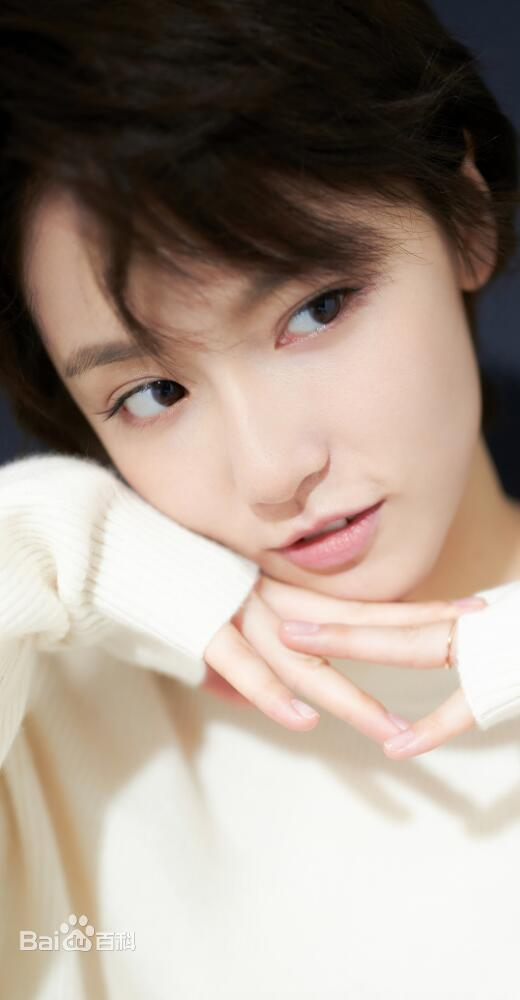
#> input picture resources/pic2.jpg, 520 x 1000 px, found by its file name
$ python 11Draw.py
#> lines starting #> are read from the running program, lines starting #| are printed output that depends on the picture
import cv2
import numpy as np

img = cv2.imread(r".\resources\pic2.jpg", cv2.IMREAD_UNCHANGED)
#> img is the input picture: shape (1000, 520, 3); mean B, G, R 136.7, 148, 162.3
rows, cols, channels = img.shape
#> rows = 1000; cols = 520; channels = 3
cv2.imshow('origin', img)

imgCp = img.copy()
# 沿打开图片的对角线画一条红色直线，宽度5
cv2.line(imgCp, (0, 0), (cols, rows), thickness=5, color=(0, 0, 255), lineType=cv2.LINE_AA)
cv2.line(imgCp, (cols, 0), (0, rows), thickness=5, color=(0, 0, 255), lineType=cv2.LINE_AA)
cv2.imshow('img with lines', imgCp)

# 画一个绿色边框的矩形，参数2：左上角坐标，参数3：右下角坐标
cv2.rectangle(imgCp, (int(cols/4), int(rows/4)), (int(3*cols/4), int(3*rows/4)),
              color=(0, 255, 0), thickness=3, lineType=cv2.LINE_AA)
cv2.imshow('add rectangle', imgCp)

# 画一个填充红色的圆，参数2：圆心坐标，参数3：半径
imgCp = img.copy()
cv2.circle(imgCp, (int(cols/2 + 10), int(rows/2 - 30)), 30, color=(0, 0, 255), thickness=cv2.FILLED)
cv2.imshow('add circle', imgCp)

# 画一个椭圆
# 参数2：椭圆中心(x,y)
# 参数3：椭圆(x轴，y轴)的长度
# 参数4：angle — 椭圆的旋转角度，顺时针方向
# 参数5：startAngle — 椭圆的起始角度
# 参数6：endAngle — 椭圆的结束角度
imgCp = img.copy()
cv2.ellipse(imgCp, center=(int(cols/2 + 10), int(rows/2 - 30)),
            axes=(20, 30), angle=-30, startAngle=0, endAngle=360,
            color=(0, 0, 255), thickness=cv2.FILLED)
# 再加一条弧线
cv2.ellipse(imgCp, center=(int(cols/2 + 10), int(rows/2 - 30)),
            axes=(250, 240), angle=-30, startAngle=240, endAngle=320,
            color=(0, 0, 255), thickness=5, lineType=cv2.LINE_AA)
cv2.imshow('add ellipse', imgCp)

# RotatedRect (const Point2f &center, const Size2f &size, float angle)
# img = cv.ellipse(img, box, color[, thickness[, lineType]]


# 画多边形，定义六个顶点坐标
imgCp = img.copy()
center_x = int(cols/2)
#> center_x = 260
center_y = int(rows/2)
#> center_y = 500
pts = np.array([[center_x, center_y - 60], [center_x + 52, center_y - 30],
                [center_x + 52, center_y + 30], [center_x, center_y + 60],
                [center_x - 52, center_y + 30], [center_x - 52, center_y - 30]], np.int32)
# 顶点个数：6，矩阵变成6*1*2维
pts = pts.reshape((-1, 1, 2))
cv2.polylines(imgCp, pts=[pts], isClosed=True, color=(0, 255, 255), thickness=5, lineType=cv2.LINE_AA)
# 添加文字，起点位置org为左下角
cv2.putText(imgCp, text='I Love you!', org=(center_x - 150, center_y - 80), fontFace=cv2.FONT_HERSHEY_SIMPLEX,
            fontScale=2, color=(0, 0, 255), thickness=4, lineType=cv2.LINE_AA)
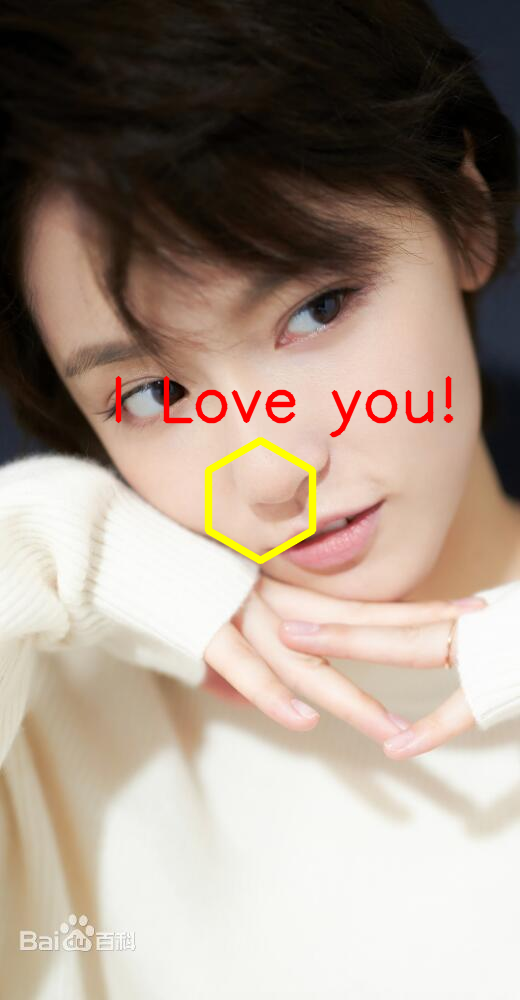
#> imgCp: shape (1000, 520, 3); mean B, G, R 134.7, 147.1, 162.7
cv2.imshow('add hexagon', imgCp)


cv2.waitKey(0)
cv2.destroyAllWindows()
